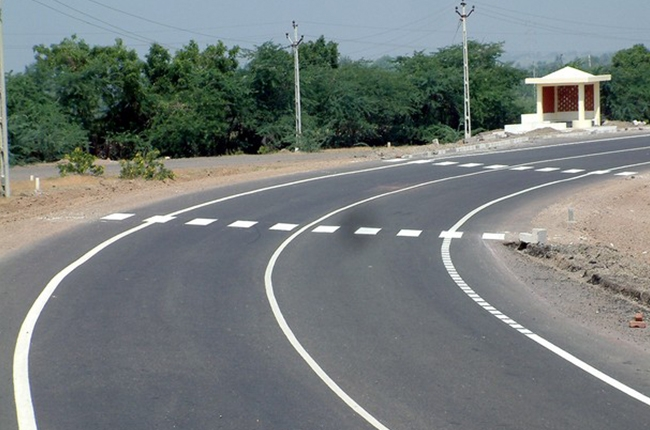
#> input picture Week4/Lanes.jpg, 650 x 430 px, found by its file name
$ python q3.py
#> lines starting #> are read from the running program, lines starting #| are printed output that depends on the picture
import cv2 as cv
import numpy as np

img = cv.imread('Week4/Lanes.jpg')
#> img is the input picture: shape (430, 650, 3); mean B, G, R 121.8, 123.1, 116.2
height, width, _ = img.shape
#> height = 430; width = 650

lw_h, lw_s, lw_v = np.array([0, 0, 200])
uw_h, uw_s, uw_v = np.array([179, 50, 255])

hsv = cv.cvtColor(img, cv.COLOR_BGR2HSV)
#> hsv: shape (430, 650, 3); mean H, S, V 81.4, 43.6, 129.7
mask_img = np.zeros_like(img)

for i in range(height):
    for j in range(width):
        h,s,v = hsv[i][j]
        if lw_h < h < uw_h and lw_s < s < uw_s and lw_v < v < uw_v:
            mask_img[i][j] = (255, 255, 255)
#> mask_img: shape (430, 650, 3); mean H, S, V 9.2, 9.2, 9.2


cv.imshow('Image', np.hstack([img, mask_img]))
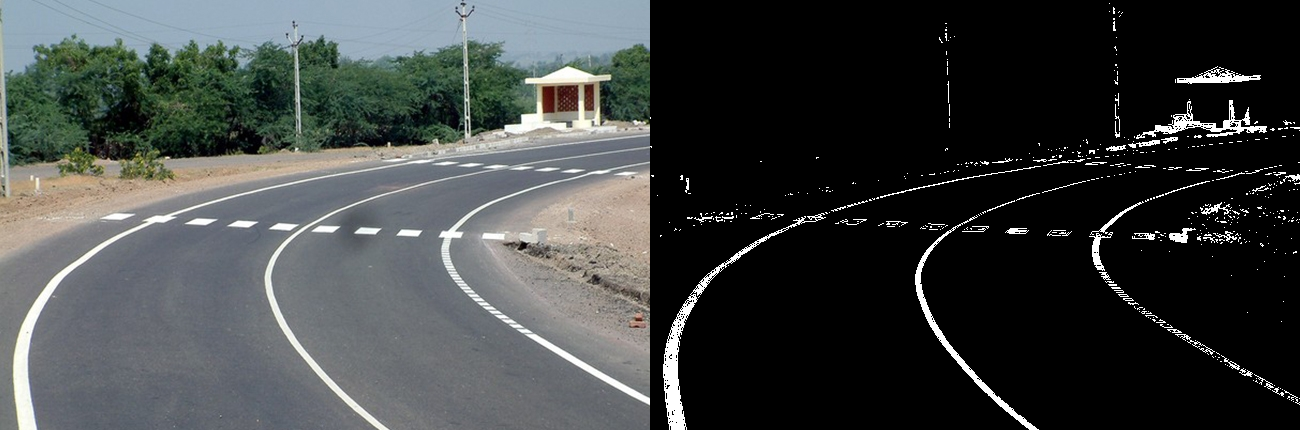
#> window 'Image': shape (430, 1300, 3); mean B, G, R 65.5, 66.2, 62.7
cv.waitKey(0)
cv.destroyAllWindows()

$ run again, with Week4/Sudoku.jpg copied over Week4/Lanes.jpg
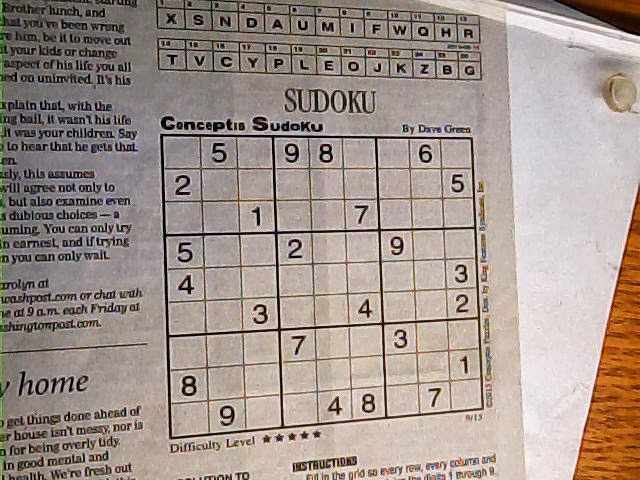
#> input picture Week4/Sudoku.jpg, 640 x 480 px, found by its file name
#> img is the input picture: shape (480, 640, 3); mean B, G, R 141.4, 148.9, 162.2
#> hsv: shape (480, 640, 3); mean H, S, V 44.8, 42.9, 162.6
#> `cv.imshow('Image', np.hstack([img, mask_img]))`:
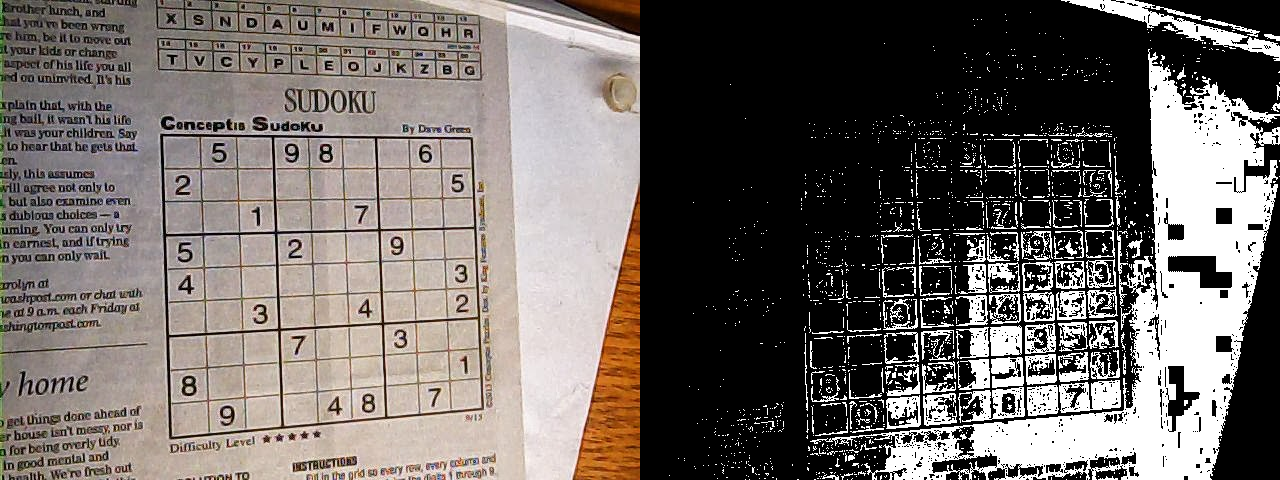
#> window 'Image': shape (480, 1280, 3); mean B, G, R 102.6, 106.3, 112.9
